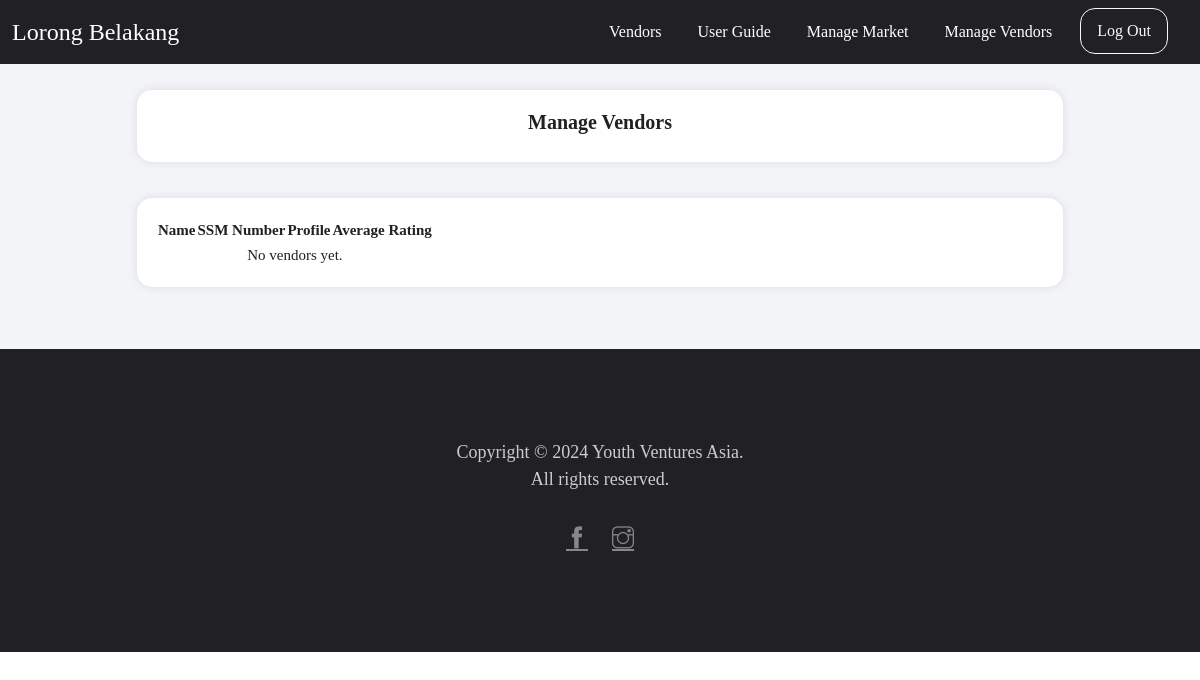
/manage_vendor/ (signed in), run on an earlier commit of the app's database.
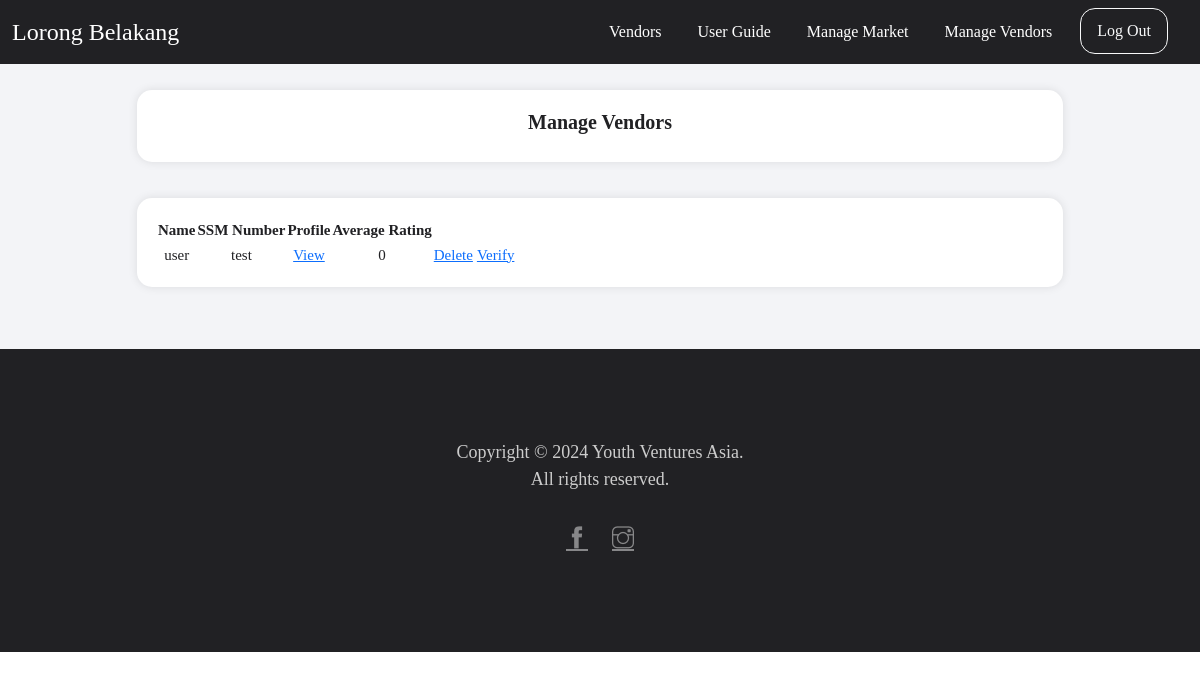
And on a later commit of the database.
### vendors/models.py (models this page shows, shortened)
class Vendor(models.Model):
    PRODUCT_TYPE_CHOICES = [
        ("F&B", "F&B"),
        ("Non-F&B", "Non-F&B"),
    ]
    name = models.CharField(max_length=255)
    phone_number = models.CharField(max_length=10, blank=True, null=True, default=None)
    social_media_alias = models.CharField(
        max_length=255, blank=True, null=True, default=None
    )
    ssm_no = models.CharField(max_length=255, blank=True, null=True, default=None)
    product_name = models.CharField(max_length=255, blank=True, null=True, default=None)
    product_type = models.CharField(
        max_length=20,
        choices=PRODUCT_TYPE_CHOICES,
        blank=True,
        null=True,
        default=None,
    )
    product_picture = models.ImageField(
        upload_to="product_pictures/",
        blank=True,
        null=True,
        default="product_pictures/default.png",
    )
    menu = models.FileField(upload_to="menus/", blank=True, null=True, default=None)
    user = models.OneToOneField(
        "auth.User", on_delete=models.CASCADE, blank=True, null=True, default=None
    )
    description = models.TextField(blank=True, null=True, default=None)
    verified = models.BooleanField(default=False)
    def average_rating(self):
        average_rating = self.rating_set.aggregate(avg_rating=Avg("rating"))[
            "avg_rating"
        ]
        if average_rating is not None:
            return round(average_rating * 20, 1)
        return 0

### vendors/views.py (the view)
# urls.py: path("manage_vendor/", views.manage_vendor, name="manage_vendor"),
@login_required(login_url="login")
@permission_required("is_superuser")
def manage_vendor(request):
    vendors = Vendor.objects.all()
    return render(request, "manage_vendors.html", {"vendors": vendors})

### vendors/templates/manage_vendors.html
{% extends 'main.html' %} {% load static %} {% block content %}
<section class="light-bg company-details_wrap">
  <div class="container">
    <div class="row justify-content-center">
      <div class="col-md-10 responsive-wrap">
        <div class="register-wrap">
          <div class="register">
            <h5>Manage Vendors</h5>
          </div>
        </div>
        <div class="register-wrap mt-4">
          <div class="register form">
            <table>
              <tr>
                <th>Name</th>
                <th>SSM Number</th>
                <th>Profile</th>
                <th>Average Rating</th>
              </tr>
              {% for vendor in vendors %}
              <tr>
                <td>{{ vendor.name }}</td>
                <td>{{ vendor.ssm_no }}</td>
                <td>
                  <a href="{% url 'vendor_detail' vendor.pk %}">View</a>
                </td>
                <td>{{ vendor.average_rating }}</td>
                <td>
                  <a href="{% url 'delete_vendor' vendor.pk %}">Delete</a>
                </td>
                <td>{% if vendor.verified %} Verified</td>
                <td>
                  <a href="{% url 'weekly_vendor' vendor.pk %}"
                    >Select as Vendor of the Week</a
                  >
                </td>
                {% else %}
                <td>
                  <a href="{% url 'verify_vendor' vendor.pk %}">Verify</a>
                </td>
              </tr>
              {% endif %} {% empty %}
              <tr>
                <td colspan="4">No vendors yet.</td>
              </tr>
              {% endfor %}
            </table>
          </div>
        </div>
      </div>
    </div>
  </div>
</section>
{% endblock %}

What changed in the data, as far as the page shows it:
added Vendor: name "user", ssm_no "test", average_rating "0", verified "Verify"
Also different on the page:
text no longer shown: "No vendors yet."
